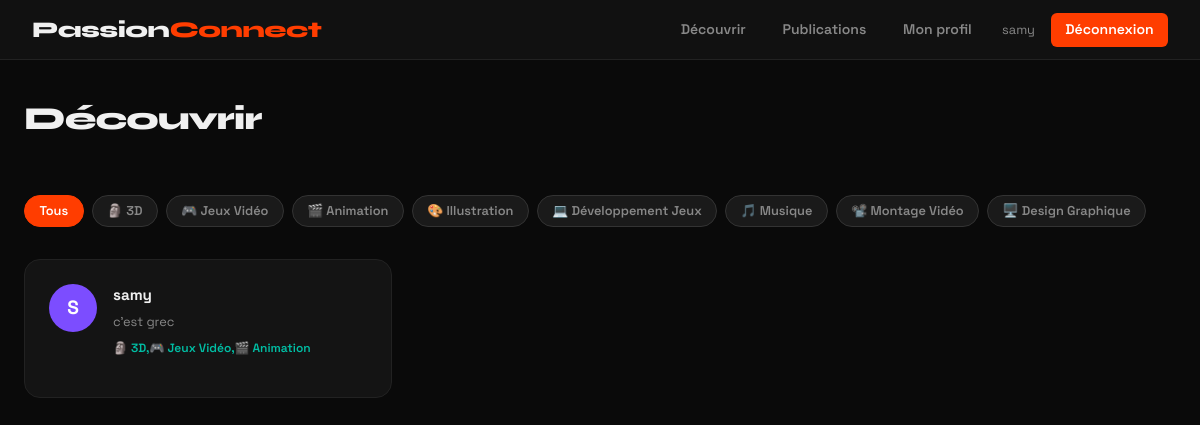
Before: /decouverte (signed in) with the older database file.
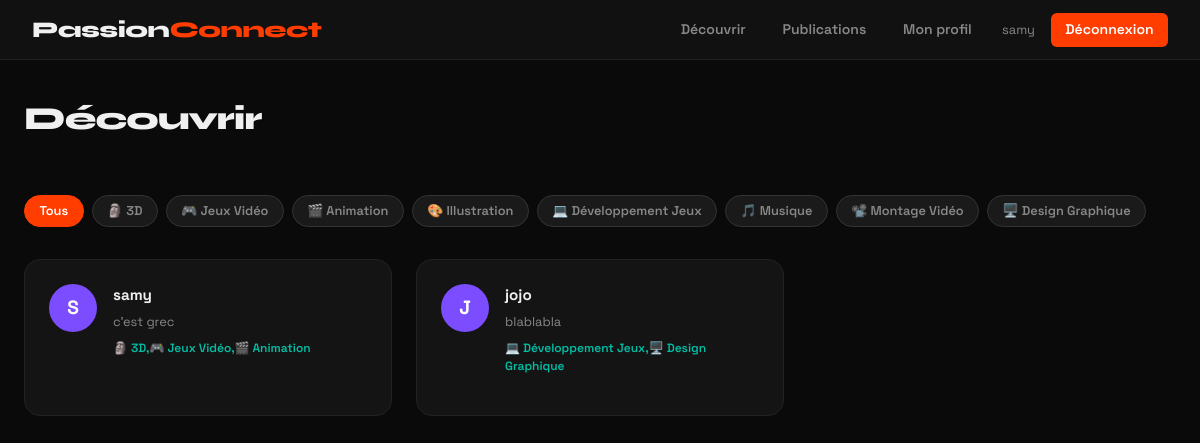
After: the same page with the newer database file.
### tables this page shows
CREATE TABLE user(
            id INTEGER PRIMARY KEY AUTOINCREMENT,
            username TEXT NOT NULL UNIQUE,
            email TEXT NOT NULL UNIQUE,
            password TEXT NOT NULL,
            bio TEXT,
            photo TEXT,
            created_at TIMESTAMP DEFAULT CURRENT_TIMESTAMP           
        );

CREATE TABLE passion (
            id INTEGER PRIMARY KEY AUTOINCREMENT,
            nom TEXT NOT NULL UNIQUE,
            icone TEXT
        );

### app/decouverte/routes.py (the view, shortened to what this page needs)
@decouverte.route('/decouverte')
@login_required
def page_decouverte():
    db = get_db()
    cursor = db.cursor()
    toutes_passions = cursor.execute(
        'SELECT * FROM passion'
    ).fetchall()
    poste = cursor.execute('''
        SELECT user.id, user.username, user.bio,
            GROUP_CONCAT(passion.icone || ' ' || passion.nom) as passions
        FROM user
        LEFT JOIN user_passion ON user.id = user_passion.user_id
        LEFT JOIN passion ON passion.id = user_passion.passion_id
        GROUP BY user.id
    ''').fetchall()
    passion_choisie = request.args.get('passion')
    db.close()
    return render_template('decouverte.html', poste=poste, toutes_passions=toutes_passions)

### app/__init__.py (called while the page is built)
def create_app():
    app = Flask(__name__)
    app.config.from_object(Config)
    login_manager.init_app(app)
    bcrypt.init_app(app)
    login_manager.login_view = 'auth.connexion'
    login_manager.login_message = 'Connecte-toi pour accéder à cette page.'
    from app.auth.routes import auth
    app.register_blueprint(auth)
    from app.profil.routes import profil
    app.register_blueprint(profil)
    from app.decouverte.routes import decouverte
    app.register_blueprint(decouverte)
    from app.publication.routes import publication
    app.register_blueprint(publication)
    @login_manager.user_loader
    def load_user(user_id):
        from app.models import User
        return User.get_by_id(int(user_id))
    return app

### app/models.py (called while the page is built)
    @staticmethod
    def get_by_id(user_id):
        db = get_db()
        cursor = db.cursor()
        user = cursor.execute(
            'SELECT * FROM user WHERE id = ?', (user_id,)
        ).fetchone()
        db.close()
        if user:
            return User(user['id'], user['username'], user['email'], user['bio'])
        return None

### database.py (called while the page is built)
def get_db():
    db = sqlite3.connect('passionconnect.db') #retoune des dictionnaires au lieu des tuples
    db.row_factory = sqlite3.Row
    return db

### app/templates/decouverte.html
{% extends 'base.html' %}
{% block contenu %}
<div class="feed-header">
    <h1>Découvrir</h1>
</div>
<div class="filtres">
    <a href="/decouverte" class="filtre-btn filtre-actif">Tous</a>
    {% for passion in toutes_passions %}
        <a href="/decouverte?passion={{ passion.nom }}" class="filtre-btn">
            {{ passion.icone }} {{ passion.nom }}
        </a>
    {% endfor %}
</div>
<div class="membres-grid">
    {% for membre in poste %}
    <div class="membre-card">
        <div class="membre-avatar">{{ membre.username[0].upper() }}</div>
        <div class="membre-info">
            <a href="/profil/{{ membre.id }}" class="membre-nom">{{ membre.username }}</a>
            <p class="membre-bio">{{ membre.bio or 'Aucune bio pour l instant.' }}</p>
            <p class="membre-passions">{{ membre.passions }}</p>
        </div>
    </div>
    {% endfor %}
</div>
{% endblock %}

### app/templates/base.html (shortened to what this page needs)
<!DOCTYPE html>
<html lang="fr">
<head>
    <link href="https://cdn.jsdelivr.net/npm/bootstrap@5.3.0/dist/css/bootstrap.min.css" rel="stylesheet">
    <link rel="stylesheet" href="/static/style.css">
</head>
<body>
    <nav class="navbar-pc">
        <a class="navbar-brand-pc" href="/">Passion<span>Connect</span></a>
        <div class="nav-links">
            {% if current_user.is_authenticated %}
                <a href="/decouverte">Découvrir</a>
                <a href="/publication">Publications</a>
                <a href="/profil">Mon profil</a>
                <span class="nav-greeting">{{ current_user.username }}</span>
                <a href="/deconnexion" class="btn-rouge">Déconnexion</a>
            {% else %}
                <a href="/connexion" class="btn-gris">Connexion</a>
                <a href="/inscription" class="btn-rouge">Inscription</a>
            {% endif %}
        </div>
    </nav>
    <div class="main-content">
        {% block contenu %}{% endblock %}
    </div>
</body>
</html>

### app/static/style.css (style rules this page uses)
:root { --accent: #FF3D00; --accent2: #7C4DFF; --accent3: #00BFA5; --dark: #0A0A0A; --card-bg: #141414; --text: #F0F0F0; --muted: #888; }
* { box-sizing: border-box; margin: 0; padding: 0; }
body { background-color: var(--dark); color: var(--text); font-family: 'Space Grotesk', sans-serif; min-height: 100vh; }
a { color: var(--text); text-decoration: none; }
h1, h2, h3 { font-family: 'Syne', sans-serif; }
h1 { font-weight: 800; font-size: 2rem; letter-spacing: -1px; margin-bottom: 1.5rem; }
.navbar-pc { background: #111; border-bottom: 1px solid #222; padding: 0.8rem 2rem; display: flex; align-items: center; justify-content: space-between; position: sticky; top: 0; z-index: 100; }
.navbar-brand-pc { font-family: 'Syne', sans-serif; font-size: 1.4rem; font-weight: 800; color: var(--text); text-decoration: none; letter-spacing: -0.5px; }
.navbar-brand-pc span { color: var(--accent); }
.nav-links { display: flex; align-items: center; gap: 0.5rem; }
.nav-links a { color: var(--muted); font-size: 0.875rem; font-weight: 600; padding: 0.4rem 0.9rem; border-radius: 6px; transition: all 0.2s; }
.nav-greeting { color: var(--muted); font-size: 0.8rem; padding: 0 0.5rem; }
.main-content { max-width: 1200px; margin: 0 auto; padding: 2.5rem 1.5rem; }
.btn-rouge { background: var(--accent); color: white !important; padding: 0.5rem 1.2rem; border-radius: 8px; font-weight: 700; font-size: 0.875rem; border: none; transition: background 0.2s; cursor: pointer; display: inline-block; }
.feed-header { display: flex; align-items: center; justify-content: space-between; margin-bottom: 2rem; }
.filtres { display: flex; flex-wrap: wrap; gap: 0.5rem; margin-bottom: 2rem; }
.filtre-btn { background: #1a1a1a; color: var(--muted); border: 1px solid #333; border-radius: 20px; padding: 0.35rem 0.9rem; font-size: 0.8rem; font-weight: 600; transition: all 0.2s; }
.filtre-actif { background: var(--accent); color: white !important; border-color: var(--accent); }
.membres-grid { display: grid; grid-template-columns: repeat(auto-fill, minmax(280px, 1fr)); gap: 1.5rem; }
.membre-card { background: var(--card-bg); border: 1px solid #222; border-radius: 16px; padding: 1.5rem; display: flex; gap: 1rem; align-items: flex-start; transition: all 0.2s; }
.membre-avatar { width: 48px; height: 48px; border-radius: 50%; background: var(--accent2); color: white; font-weight: 700; font-size: 1.2rem; display: flex; align-items: center; justify-content: center; flex-shrink: 0; }
.membre-nom { font-weight: 700; font-size: 0.95rem; display: block; margin-bottom: 0.3rem; }
.membre-bio { color: var(--muted); font-size: 0.8rem; line-height: 1.5; margin-bottom: 0.5rem; }
.membre-passions { color: var(--accent3); font-size: 0.75rem; font-weight: 600; }

Changed rows visible on the page:
added user: username "J", username "jojo", bio "blablabla", passions "💻 Développement Jeux,🖥️ Design Graphique"
